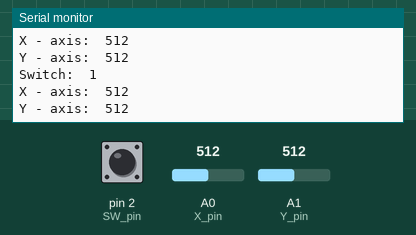
This sketch was run on a simulated Arduino Uno, built with avr-gcc and run on an emulated ATmega328P. On the bench: the last lines printed to the serial monitor. Inputs (shaded band) come from the test bench; at power-on: A0 (X_pin) = 512, A1 (Y_pin) = 512, pin 2 (SW_pin) HIGH.

Above: at 1.8 s.
1.9 s: A0 (X_pin) set to 716
At 2.8 s:
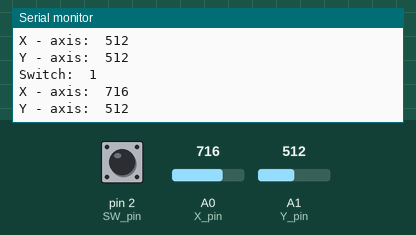
3.4 s: A1 (Y_pin) set to 716
At 4.7 s:
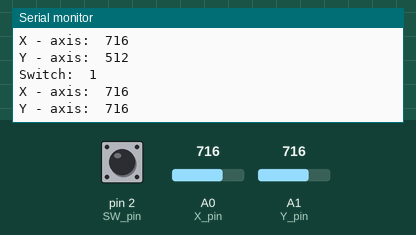
4.9 s: pin 2 (SW_pin) pulled LOW for 1.2 s
7.6 s: A0 (X_pin) set to 900
At 8.8 s:
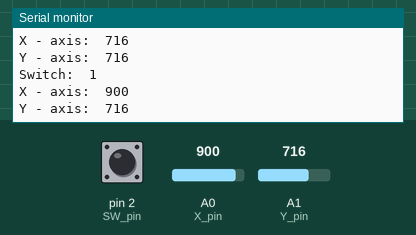
9.1 s: A1 (Y_pin) set to 900
At 10.8 s:
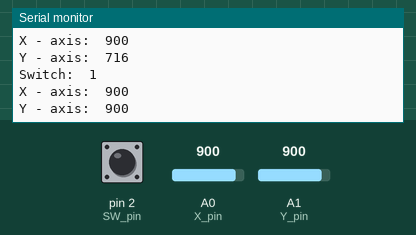
Timing chart, 0 to 11.6 s (numbered marks = the images above; inputs shaded):
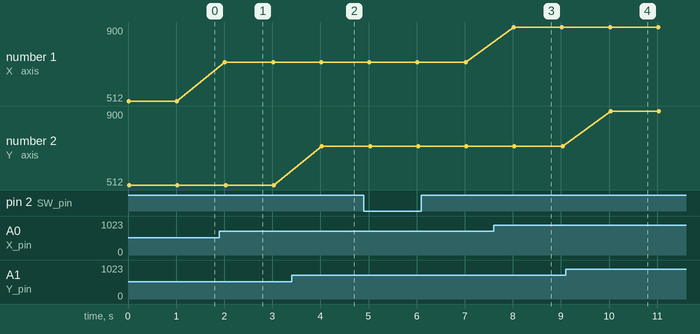

Measured:
- after the input at 1.9 s, the serial monitor: prints a new line after 0.11 s (image 1)
- after the input at 3.4 s, the serial monitor: prints a new line after 0.63 s (image 2)
- after the input at 7.6 s, the serial monitor: prints a new line after 0.42 s (image 3)
- after the input at 9.1 s, the serial monitor: prints a new line after 0.94 s (image 4)
- plotted number 1: 512 → 716 after the input at 1.9 s, 716 → 900 after the input at 7.6 s

The sketch:

Joystick_Test.ino
```cpp
const int SW_pin = 2;
const int X_pin = 0;
const int Y_pin = 1;

void setup() {
  // put your setup code here, to run once:
  pinMode(SW_pin, INPUT);
  digitalWrite(SW_pin, HIGH);
  Serial.begin(9600);
}

void loop() {
  // put your main code here, to run repeatedly:
Serial.print("Switch:  ");
Serial.print(digitalRead(SW_pin));
Serial.print("\n");
Serial.print("X - axis:  ");
Serial.print(analogRead(X_pin));
Serial.print("\n");
Serial.print("Y - axis:  ");
Serial.print(analogRead(Y_pin));
Serial.print("\n\n");
delay(1000);

}
```
